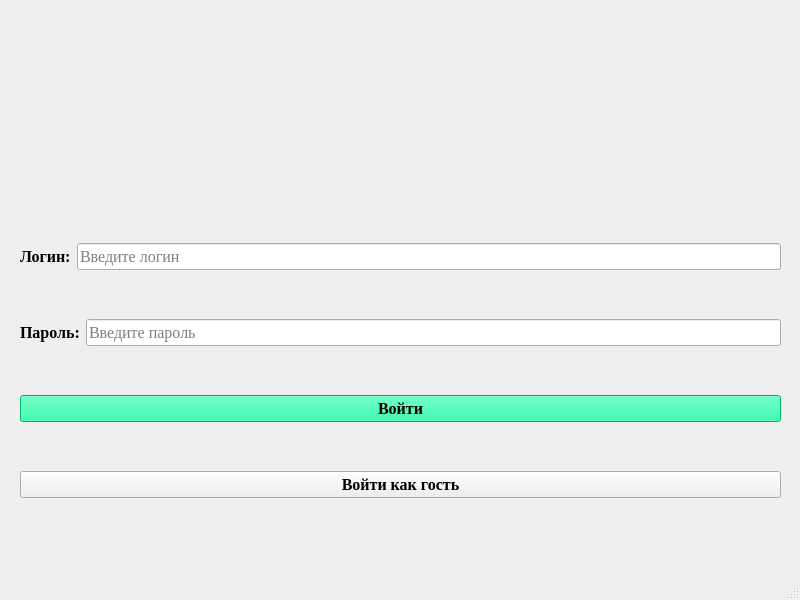
<?xml version="1.0" encoding="UTF-8"?>
<ui version="4.0">
 <class>MainWindow</class>
 <widget class="QMainWindow" name="MainWindow">
  <property name="geometry">
   <rect>
    <x>0</x>
    <y>0</y>
    <width>800</width>
    <height>600</height>
   </rect>
  </property>
  <property name="minimumSize">
   <size>
    <width>800</width>
    <height>600</height>
   </size>
  </property>
  <property name="font">
   <font>
    <family>Times New Roman</family>
    <pointsize>12</pointsize>
   </font>
  </property>
  <property name="windowTitle">
   <string>Авторизация</string>
  </property>
  <property name="windowIcon">
   <iconset>
    <normaloff>images/Icon.png</normaloff>images/Icon.png</iconset>
  </property>
  <widget class="QWidget" name="centralwidget">
   <widget class="QLabel" name="label_3">
    <property name="geometry">
     <rect>
      <x>310</x>
      <y>20</y>
      <width>150</width>
      <height>150</height>
     </rect>
    </property>
    <property name="text">
     <string/>
    </property>
    <property name="pixmap">
     <pixmap>images/Icon.png</pixmap>
    </property>
    <property name="scaledContents">
     <bool>true</bool>
    </property>
   </widget>
   <widget class="QWidget" name="">
    <property name="geometry">
     <rect>
      <x>20</x>
      <y>200</y>
      <width>761</width>
      <height>341</height>
     </rect>
    </property>
    <layout class="QVBoxLayout" name="verticalLayout">
     <item>
      <layout class="QHBoxLayout" name="horizontalLayout">
       <item>
        <widget class="QLabel" name="label">
         <property name="font">
          <font>
           <family>Times New Roman</family>
           <pointsize>12</pointsize>
           <weight>75</weight>
           <bold>true</bold>
          </font>
         </property>
         <property name="text">
          <string>Логин:</string>
         </property>
        </widget>
       </item>
       <item>
        <widget class="QLineEdit" name="lineEdit">
         <property name="placeholderText">
          <string>Введите логин</string>
         </property>
        </widget>
       </item>
      </layout>
     </item>
     <item>
      <layout class="QHBoxLayout" name="horizontalLayout_2">
       <item>
        <widget class="QLabel" name="label_2">
         <property name="font">
          <font>
           <family>Times New Roman</family>
           <pointsize>12</pointsize>
           <weight>75</weight>
           <bold>true</bold>
          </font>
         </property>
         <property name="text">
          <string>Пароль:</string>
         </property>
        </widget>
       </item>
       <item>
        <widget class="QLineEdit" name="lineEdit_2">
         <property name="echoMode">
          <enum>QLineEdit::Password</enum>
         </property>
         <property name="placeholderText">
          <string>Введите пароль</string>
         </property>
        </widget>
       </item>
      </layout>
     </item>
     <item>
      <widget class="QPushButton" name="pushButton">
       <property name="font">
        <font>
         <family>Times New Roman</family>
         <pointsize>12</pointsize>
         <weight>75</weight>
         <bold>true</bold>
        </font>
       </property>
       <property name="styleSheet">
        <string notr="true">background-color: #00FA9A;</string>
       </property>
       <property name="text">
        <string>Войти</string>
       </property>
      </widget>
     </item>
     <item>
      <widget class="QPushButton" name="pushButton_2">
       <property name="font">
        <font>
         <family>Times New Roman</family>
         <pointsize>12</pointsize>
         <weight>75</weight>
         <bold>true</bold>
        </font>
       </property>
       <property name="styleSheet">
        <string notr="true"/>
       </property>
       <property name="text">
        <string>Войти как гость</string>
       </property>
      </widget>
     </item>
    </layout>
   </widget>
  </widget>
  <widget class="QMenuBar" name="menubar">
   <property name="geometry">
    <rect>
     <x>0</x>
     <y>0</y>
     <width>800</width>
     <height>25</height>
    </rect>
   </property>
  </widget>
  <widget class="QStatusBar" name="statusbar"/>
 </widget>
 <resources/>
 <connections/>
</ui>
